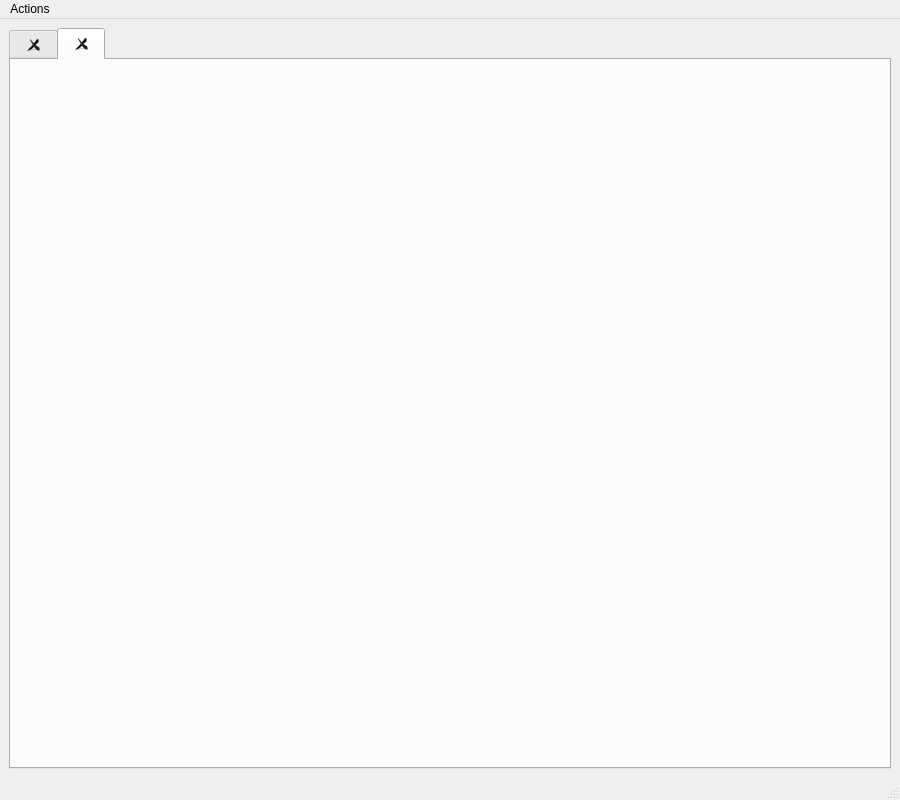
<?xml version="1.0" encoding="UTF-8"?>
<ui version="4.0">
 <class>MainModule</class>
 <widget class="QMainWindow" name="MainModule">
  <property name="geometry">
   <rect>
    <x>0</x>
    <y>0</y>
    <width>900</width>
    <height>800</height>
   </rect>
  </property>
  <property name="minimumSize">
   <size>
    <width>900</width>
    <height>800</height>
   </size>
  </property>
  <property name="windowTitle">
   <string>MainWindow</string>
  </property>
  <widget class="QWidget" name="centralwidget">
   <layout class="QVBoxLayout" name="verticalLayout">
    <item>
     <widget class="QTabWidget" name="tabWidget">
      <property name="currentIndex">
       <number>1</number>
      </property>
      <property name="tabsClosable">
       <bool>true</bool>
      </property>
      <widget class="QWidget" name="tab">
       <attribute name="title">
        <string/>
       </attribute>
      </widget>
      <widget class="QWidget" name="tab_2">
       <attribute name="title">
        <string/>
       </attribute>
      </widget>
     </widget>
    </item>
   </layout>
  </widget>
  <widget class="QMenuBar" name="menubar">
   <property name="geometry">
    <rect>
     <x>0</x>
     <y>0</y>
     <width>900</width>
     <height>20</height>
    </rect>
   </property>
   <widget class="QMenu" name="menuHelp">
    <property name="title">
     <string>Actions</string>
    </property>
    <addaction name="actionAdd_Tab"/>
    <addaction name="actionClose_Tab"/>
    <addaction name="actionLeft_tab"/>
    <addaction name="actionRight_Tab"/>
    <addaction name="actionCreate"/>
    <addaction name="actionRemove"/>
    <addaction name="actionCopy"/>
    <addaction name="actionReplace"/>
    <addaction name="actionRename"/>
    <addaction name="actionShow_Hidden"/>
    <addaction name="actionSearch"/>
    <addaction name="actionExit"/>
   </widget>
   <addaction name="menuHelp"/>
  </widget>
  <widget class="QStatusBar" name="statusbar"/>
  <action name="actionAdd_Tab">
   <property name="icon">
    <iconset resource="../../../resources/resources.qrc">
     <normaloff>:/tabIcons/tabIcons/add-square-outlined-interface-button.png</normaloff>:/tabIcons/tabIcons/add-square-outlined-interface-button.png</iconset>
   </property>
   <property name="text">
    <string>Add Tab</string>
   </property>
   <property name="shortcut">
    <string>Ctrl+T</string>
   </property>
  </action>
  <action name="actionClose_Tab">
   <property name="icon">
    <iconset resource="../../../resources/resources.qrc">
     <normaloff>:/tabIcons/tabIcons/cross-square-button.png</normaloff>:/tabIcons/tabIcons/cross-square-button.png</iconset>
   </property>
   <property name="text">
    <string>Close Tab</string>
   </property>
   <property name="shortcut">
    <string>Ctrl+Del</string>
   </property>
  </action>
  <action name="actionLeft_tab">
   <property name="icon">
    <iconset resource="../../../resources/resources.qrc">
     <normaloff>:/tabIcons/tabIcons/back-left-arrow-square-button-outline.png</normaloff>:/tabIcons/tabIcons/back-left-arrow-square-button-outline.png</iconset>
   </property>
   <property name="text">
    <string>Left Tab</string>
   </property>
   <property name="shortcut">
    <string>Ctrl+Left</string>
   </property>
  </action>
  <action name="actionRight_Tab">
   <property name="icon">
    <iconset resource="../../../resources/resources.qrc">
     <normaloff>:/tabIcons/tabIcons/right-arrow-square-button-symbol.png</normaloff>:/tabIcons/tabIcons/right-arrow-square-button-symbol.png</iconset>
   </property>
   <property name="text">
    <string>Right Tab</string>
   </property>
   <property name="shortcut">
    <string>Ctrl+Right</string>
   </property>
  </action>
  <action name="actionExit">
   <property name="icon">
    <iconset resource="../../../resources/resources.qrc">
     <normaloff>:/tabIcons/tabIcons/logout.png</normaloff>:/tabIcons/tabIcons/logout.png</iconset>
   </property>
   <property name="text">
    <string>Exit</string>
   </property>
   <property name="shortcut">
    <string>Ctrl+Esc</string>
   </property>
  </action>
  <action name="actionCreate">
   <property name="icon">
    <iconset resource="../../../resources/resources.qrc">
     <normaloff>:/fileSystemIcons/fileSystemIcons/new-document.png</normaloff>:/fileSystemIcons/fileSystemIcons/new-document.png</iconset>
   </property>
   <property name="text">
    <string>Create</string>
   </property>
   <property name="shortcut">
    <string>Ctrl+N</string>
   </property>
  </action>
  <action name="actionRemove">
   <property name="icon">
    <iconset resource="../../../resources/resources.qrc">
     <normaloff>:/fileSystemIcons/fileSystemIcons/bin.png</normaloff>:/fileSystemIcons/fileSystemIcons/bin.png</iconset>
   </property>
   <property name="text">
    <string>Remove</string>
   </property>
   <property name="shortcut">
    <string>Del</string>
   </property>
  </action>
  <action name="actionCopy">
   <property name="icon">
    <iconset resource="../../../resources/resources.qrc">
     <normaloff>:/fileSystemIcons/fileSystemIcons/copy.png</normaloff>:/fileSystemIcons/fileSystemIcons/copy.png</iconset>
   </property>
   <property name="text">
    <string>Copy</string>
   </property>
   <property name="shortcut">
    <string>Ctrl+C</string>
   </property>
  </action>
  <action name="actionReplace">
   <property name="icon">
    <iconset resource="../../../resources/resources.qrc">
     <normaloff>:/fileSystemIcons/fileSystemIcons/import-export.png</normaloff>:/fileSystemIcons/fileSystemIcons/import-export.png</iconset>
   </property>
   <property name="text">
    <string>Replace</string>
   </property>
   <property name="shortcut">
    <string>Ctrl+X</string>
   </property>
  </action>
  <action name="actionRename">
   <property name="icon">
    <iconset resource="../../../resources/resources.qrc">
     <normaloff>:/fileSystemIcons/fileSystemIcons/rename (1).png</normaloff>:/fileSystemIcons/fileSystemIcons/rename (1).png</iconset>
   </property>
   <property name="text">
    <string>Rename</string>
   </property>
   <property name="shortcut">
    <string>F2</string>
   </property>
  </action>
  <action name="actionSearch">
   <property name="icon">
    <iconset resource="../../../resources/resources.qrc">
     <normaloff>:/fileSystemIcons/fileSystemIcons/search.png</normaloff>:/fileSystemIcons/fileSystemIcons/search.png</iconset>
   </property>
   <property name="text">
    <string>Search</string>
   </property>
   <property name="shortcut">
    <string>Ctrl+F</string>
   </property>
  </action>
  <action name="actionShow_Hidden">
   <property name="icon">
    <iconset resource="../../../resources/resources.qrc">
     <normaloff>:/fileSystemIcons/fileSystemIcons/hidden.png</normaloff>:/fileSystemIcons/fileSystemIcons/hidden.png</iconset>
   </property>
   <property name="text">
    <string>Show Hidden</string>
   </property>
   <property name="shortcut">
    <string>Ctrl+H</string>
   </property>
  </action>
 </widget>
 <resources>
  <include location="../../../resources/resources.qrc"/>
  <include location="../../../resources/resources.qrc"/>
 </resources>
 <connections/>
</ui>
